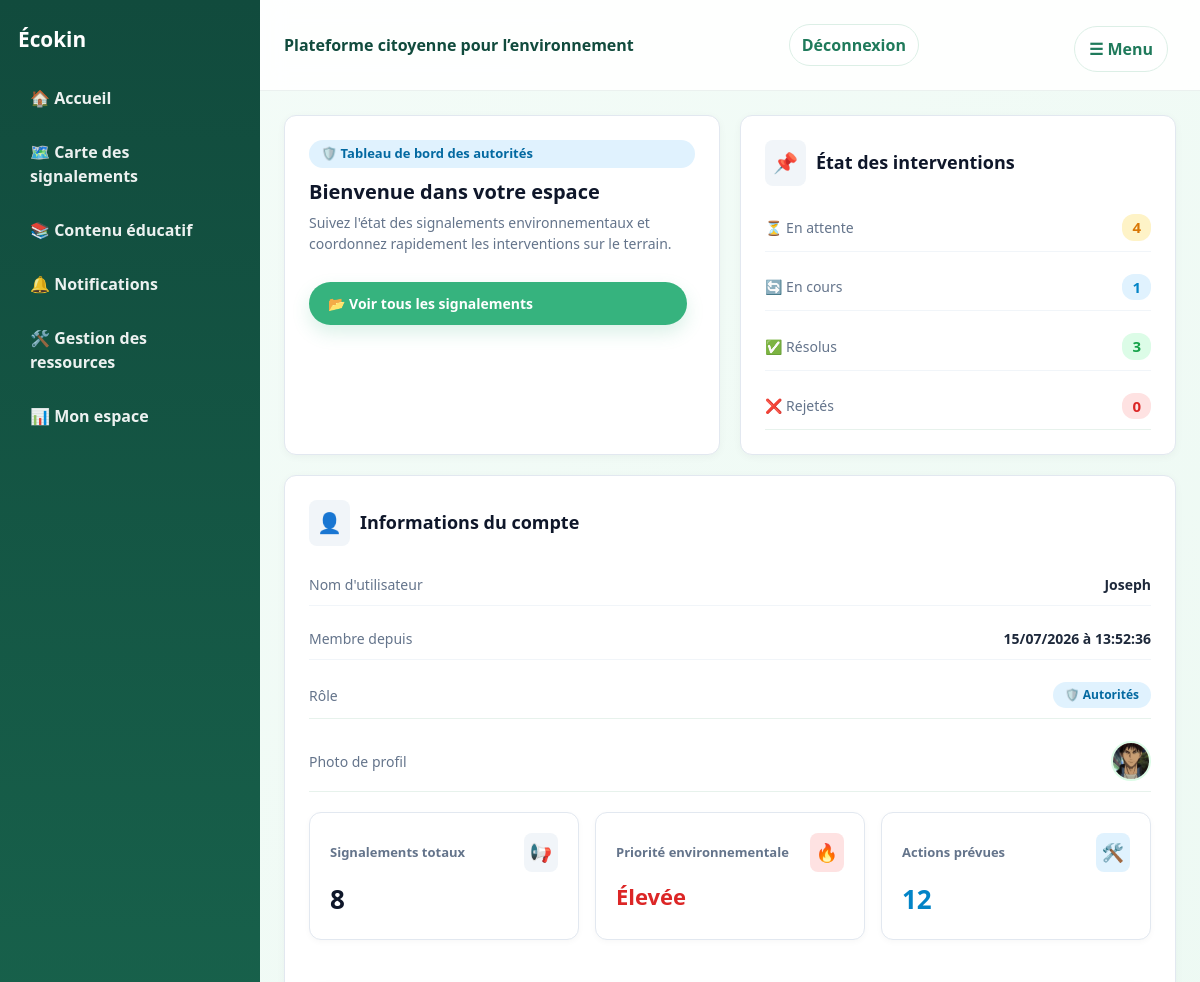
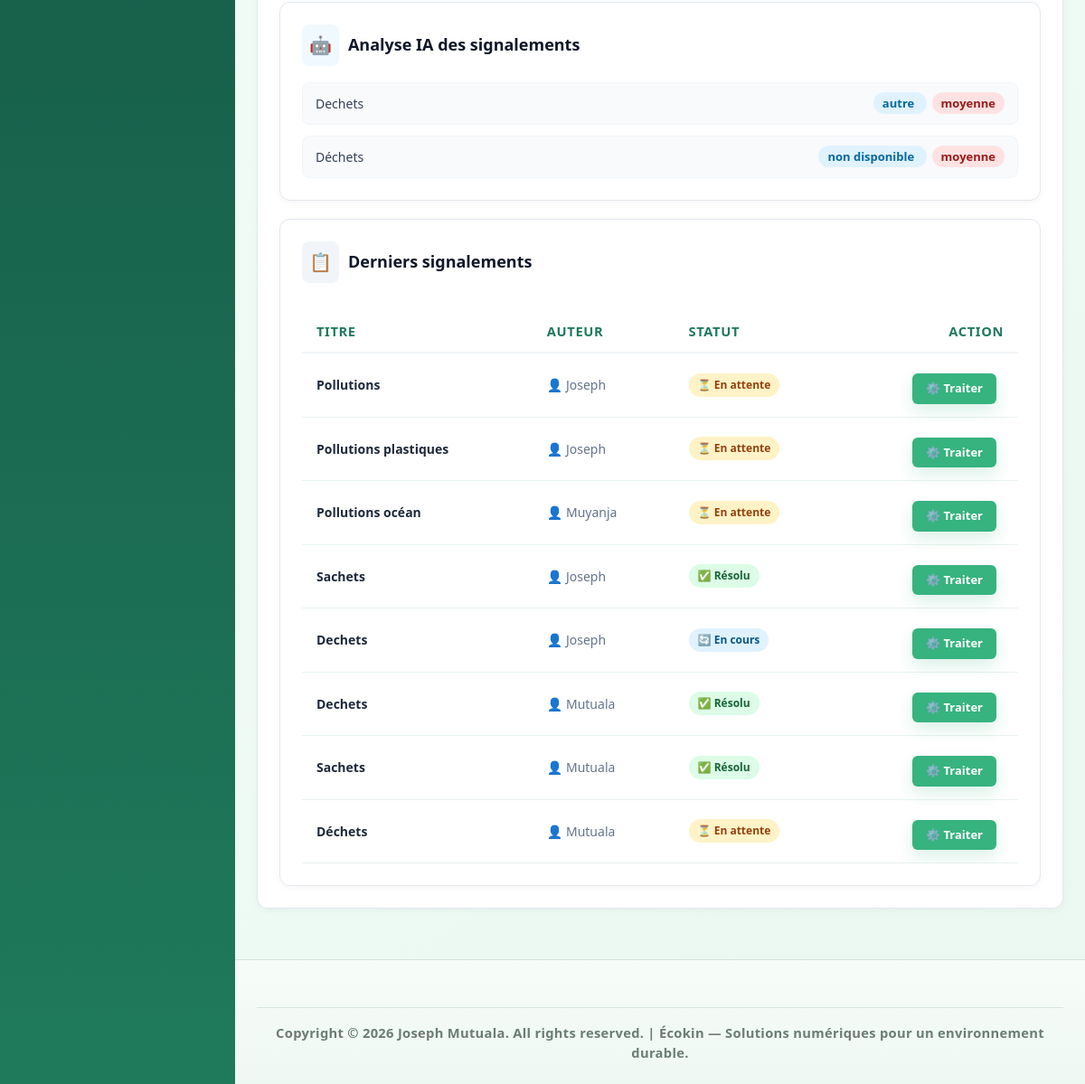
The page /mon-espace/ (signed in) on the database as committed earlier (2 pictures, top to bottom).
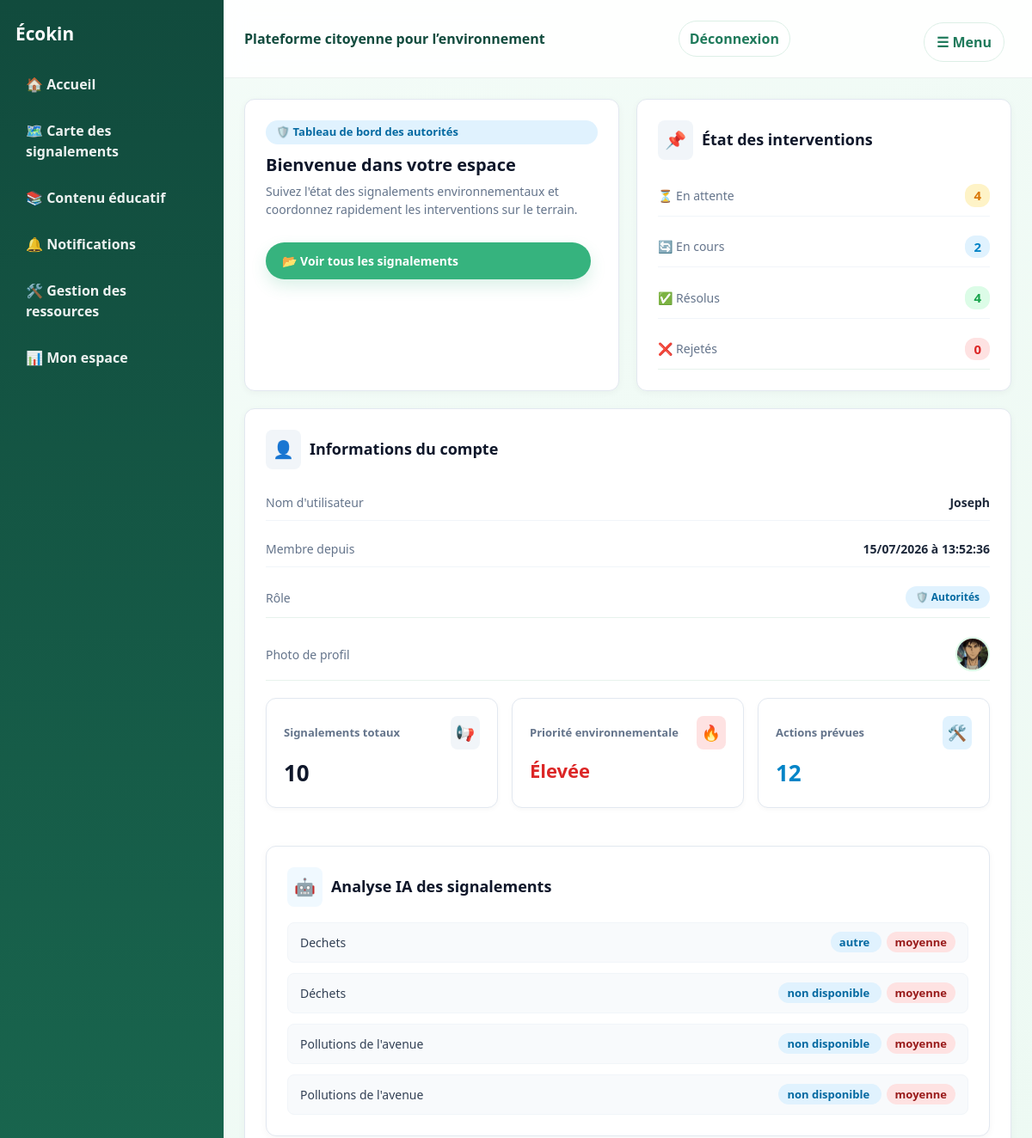
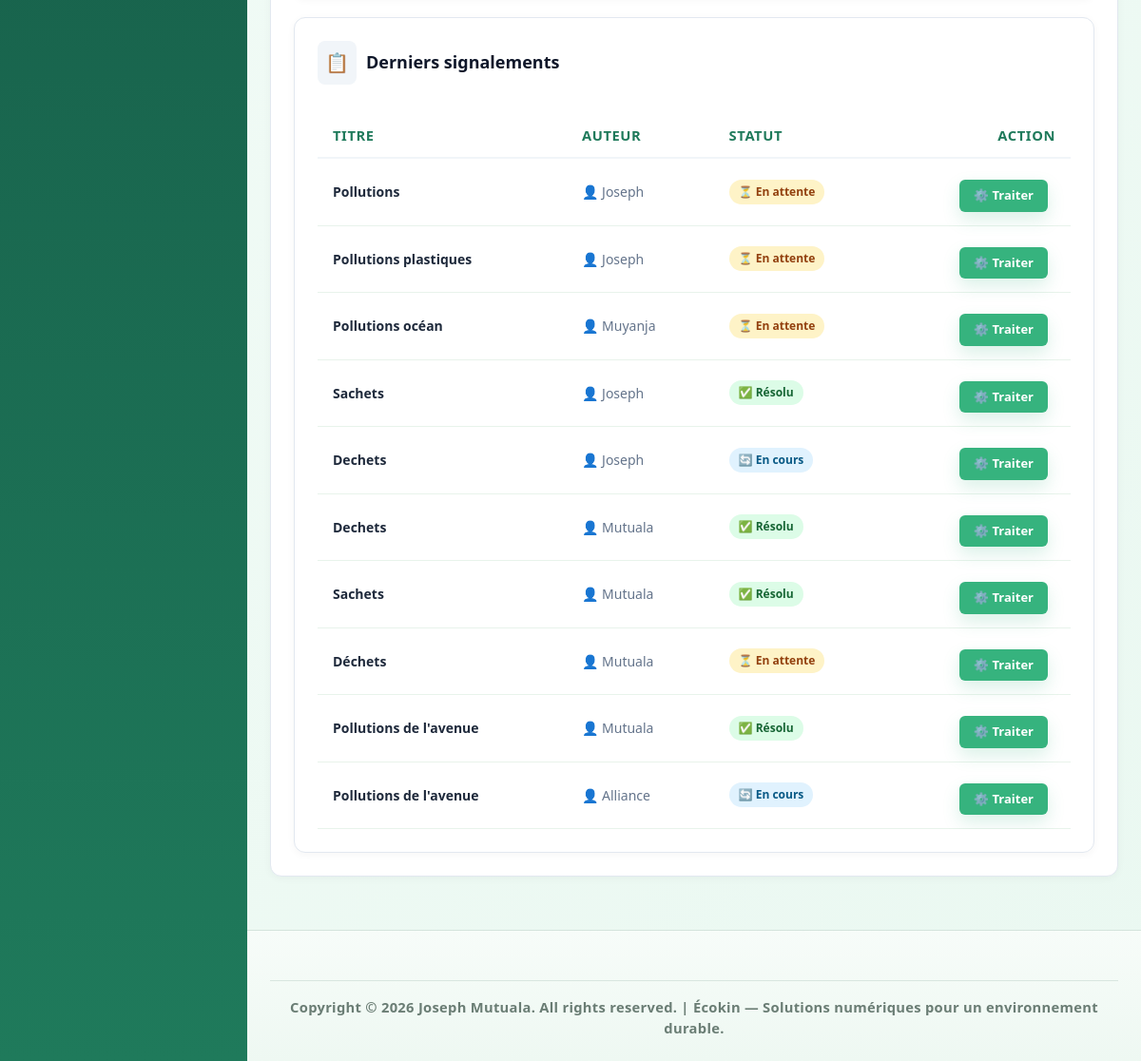
The same page on the database as committed later (2 pictures, top to bottom).
### signalements/models.py (models this page shows, shortened)
class Signalements(models.Model):
    STATUT_CHOICES = [
        ('en_attente', 'En attente'),
        ('en_cours', 'En cours'),
        ('resolu', 'Résolu'),
        ('rejete', 'Rejeté'),
    ]
    titre = models.CharField(max_length=200, help_text="Entrez le titre du signalement")
    description = models.TextField()
    photo = models.ImageField(upload_to = 'signalements/', blank=True, null=True)
    latitude = models.DecimalField(max_digits= 9, decimal_places= 6)
    longitude = models.DecimalField(max_digits= 9, decimal_places= 6)
    statut = models.CharField(max_length=20, choices=STATUT_CHOICES, default='en_attente')
    date_creation = models.DateTimeField(auto_now_add= True)
    analyse_ia = models.TextField(blank=True, null=True)
    utilisateur = models.ForeignKey(settings.AUTH_USER_MODEL, on_delete=models.CASCADE, related_name = 'signalements')

### accounts/models.py (models this page shows, shortened)
class Utilisateur(AbstractUser):
    ROLE_CHOICES = [
        ('citoyens', 'Citoyens'),
        ('autorités', 'Autorités'),
        ('ong', 'Ong'),
        ('admin', 'Administrateur'),
    ]
    telephone = models.CharField(max_length= 50, blank=True, help_text="Entrez votre numero ici")
    adresse = models.CharField(max_length= 255, blank=True, help_text="Entrez votre adresse ici")
    photo = models.ImageField(upload_to='profils/', blank=True, null=True)
    role = models.CharField(max_length=20, choices=ROLE_CHOICES, default='citoyens')

### dashboard/views.py (the view, shortened to what this page needs)
# urls.py: path('mon-espace/', views.basculer_vers_espace, name='aller_a_mon_espace'),
@login_required
def basculer_vers_espace(request):
    if request.user.role == "citoyens":
        mes_signalements = Signalements.objects.filter(utilisateur=request.user)
        notifications = Notifications.objects.filter(utilisateur=request.user).order_by('date_creation')
        notifications_non_lues = notifications.filter(lu=False).count()
        contexte = {
            'total_signalements': mes_signalements.count(),
            'en_attente': mes_signalements.filter(statut='en_attente').count(),
            'en_cours': mes_signalements.filter(statut='en_cours').count(),
            'resolus': mes_signalements.filter(statut='resolu').count(),
            'rejetes': mes_signalements.filter(statut='rejete').count(),
            'notifications': notifications,
            'notifications_non_lues': notifications_non_lues,
        }
        return render(request, "dashboard/dashboard_Citoyens.html", contexte)
    elif request.user.role == "autorités":
        mes_signalements = Signalements.objects.all().order_by("date_creation")
        analyses = []
        for signalement in mes_signalements:
            if signalement.photo:
                try:
                    result = analyser_image(signalement.photo)
                    analyses.append({
                        'titre': signalement.titre,
                        'categorie': result['categorie'],
                        'priorite': result['priorite'],
                    })
                except Exception:
                    analyses.append({
                        'titre': signalement.titre,
                        'categorie': 'non disponible',
                        'priorite': 'moyenne',
                    })
        contexte = {
            'signalements': mes_signalements,
            'total_signalements': mes_signalements.count(),
            'en_attente': mes_signalements.filter(statut='en_attente').count(),
            'en_cours': mes_signalements.filter(statut='en_cours').count(),
            'resolus': mes_signalements.filter(statut='resolu').count(),
            'rejetes': mes_signalements.filter(statut='rejete').count(),
            'analyses_ia': analyses,
        }
        return render(request, "dashboard/dashboard_autorite.html", contexte)

### signalements/ai_utils.py (called while the page is built)
def analyser_image(uploaded_file):
    img = Image.open(uploaded_file).convert('RGB')
    img = img.resize((100, 100))
    pixels = list(img.getdata())
    r = sum(p[0] for p in pixels) // len(pixels)
    g = sum(p[1] for p in pixels) // len(pixels)
    b = sum(p[2] for p in pixels) // len(pixels)
    if b > g + 40 and b > 140:
        categorie = 'eau'
        priorite = 'haute'
    elif r > 150 and g > 140 and b < 120:
        categorie = 'dechets'
        priorite = 'moyenne'
    elif r < 100 and g < 100 and b < 100:
        categorie = 'pollution'
        priorite = 'haute'
    else:
        categorie = 'autre'
        priorite = 'moyenne'
    return {
        'categorie': categorie,
        'priorite': priorite,
        'couleur': (r, g, b),
    }

### templates/dashboard/dashboard_autorite.html (shortened to what the changed rows need)
{% extends 'base.html' %}
{% block content %}
<div class="grid-2" style="display: grid; grid-template-columns: repeat(auto-fit, minmax(300px, 1fr)); gap: 20px; margin-bottom: 20px;">
    <div class="card" style="padding: 24px; background: #ffffff; border-radius: 12px; border: 1px solid #e2e8f0; box-shadow: 0 2px 8px rgba(0,0,0,0.04);">
        <div class="metric-list" style="display: flex; flex-direction: column; gap: 12px;">
            <div class="metric-row" style="display: flex; justify-content: space-between; align-items: center; padding-bottom: 10px; border-bottom: 1px solid #f1f5f9;">
                <span style="color: #64748b; font-size: 14px; display: flex; align-items: center; gap: 8px;">🔄 En cours</span>
                <strong style="color: #0284c7; font-size: 15px; font-weight: 700; background: #e0f2fe; padding: 2px 10px; border-radius: 12px;">{{ en_cours }}</strong>
            </div>
            <div class="metric-row" style="display: flex; justify-content: space-between; align-items: center; padding-bottom: 10px; border-bottom: 1px solid #f1f5f9;">
                <span style="color: #64748b; font-size: 14px; display: flex; align-items: center; gap: 8px;">✅ Résolus</span>
                <strong style="color: #16a34a; font-size: 15px; font-weight: 700; background: #dcfce7; padding: 2px 10px; border-radius: 12px;">{{ resolus }}</strong>
            </div>
        </div>
    </div>
</div>
<div class="card" style="margin-top: 20px; padding: 24px; background: #ffffff; border-radius: 12px; border: 1px solid #e2e8f0; box-shadow: 0 2px 8px rgba(0,0,0,0.04);">
<div class="dashboard-grid" style="display: grid; grid-template-columns: repeat(auto-fit, minmax(200px, 1fr)); gap: 16px; margin-top: 20px;">
    <div class="card" style="padding: 20px; background: #ffffff; border-radius: 12px; border: 1px solid #e2e8f0; box-shadow: 0 2px 6px rgba(0,0,0,0.03);">
        <div style="display: flex; justify-content: space-between; align-items: center;">
            <h3 style="margin: 0; font-size: 13px; font-weight: 600; color: #64748b;">Signalements totaux</h3>
            <span style="font-size: 18px; background: #f1f5f9; padding: 6px; border-radius: 8px;">📢</span>
        </div>
        <div class="stat-value" style="font-size: 26px; font-weight: 800; color: #0f172a; margin-top: 8px;">
            {{ total_signalements }}
        </div>
    </div>
</div>
<div class="card" style="margin-top: 20px; padding: 24px; background: #ffffff; border-radius: 12px; border: 1px solid #e2e8f0; box-shadow: 0 2px 8px rgba(0,0,0,0.04);">
    {% if analyses_ia %}
        <div class="metric-list" style="display: flex; flex-direction: column; gap: 12px;">
            {% for analyse in analyses_ia %}
                <div class="metric-row" style="display: flex; justify-content: space-between; align-items: center; padding: 12px 14px; background: #f8fafc; border-radius: 8px; border: 1px solid #f1f5f9;">
                    <span style="color: #334155; font-size: 14px; font-weight: 500;">{{ analyse.titre }}</span>
                    <strong style="font-size: 13px;">
                        <span style="background: #e0f2fe; color: #0369a1; padding: 3px 10px; border-radius: 12px; margin-right: 6px;">
                            {{ analyse.categorie }}
                        </span>
                        <span style="background: #fee2e2; color: #991b1b; padding: 3px 10px; border-radius: 12px;">
                            {{ analyse.priorite }}
                        </span>
                    </strong>
                </div>
            {% endfor %}
        </div>
    {% else %}
        <div style="text-align: center; padding: 24px; color: #94a3b8;">
            <span style="font-size: 28px; display: block; margin-bottom: 6px;">🧠</span>
            <p style="margin: 0; font-size: 14px;">Aucune analyse IA disponible pour le moment.</p>
        </div>
    {% endif %}
</div>
<div class="card table-card" style="margin-top: 20px; padding: 24px; background: #ffffff; border-radius: 12px; border: 1px solid #e2e8f0; box-shadow: 0 2px 8px rgba(0,0,0,0.04);">
    <div style="overflow-x: auto;">
        <table style="width: 100%; border-collapse: collapse; text-align: left; font-size: 14px;">
            <thead>
                <tr style="border-bottom: 2px solid #f1f5f9; color: #64748b; font-size: 13px; text-transform: uppercase; letter-spacing: 0.5px;">
                    <th style="padding: 12px 16px; font-weight: 600;">Titre</th>
                    <th style="padding: 12px 16px; font-weight: 600;">Auteur</th>
                    <th style="padding: 12px 16px; font-weight: 600;">Statut</th>
                    <th style="padding: 12px 16px; font-weight: 600; text-align: right;">Action</th>
                </tr>
            </thead>
            <tbody>
                {% for signalement in signalements %}
                    <tr style="border-bottom: 1px solid #f8fafc; transition: background 0.2s ease;">
                        <td style="padding: 14px 16px; font-weight: 600; color: #1e293b;">
                            {{ signalement.titre }}
                        </td>
                        <td style="padding: 14px 16px; color: #64748b;">
                            <span style="display: flex; align-items: center; gap: 6px;">
                                👤 {{ signalement.utilisateur.username }}
                            </span>
                        </td>
                        <td style="padding: 14px 16px;">
                            {% if signalement.statut == 'en_attente' or signalement.statut == 'EN_ATTENTE' %}
                                <span style="background: #fef3c7; color: #92400e; padding: 4px 10px; border-radius: 20px; font-size: 12px; font-weight: 600; display: inline-flex; align-items: center; gap: 4px;">
                                    ⏳ {{ signalement.get_statut_display }}
                                </span>
                            {% elif signalement.statut == 'en_cours' or signalement.statut == 'EN_COURS' %}
                                <span style="background: #e0f2fe; color: #075985; padding: 4px 10px; border-radius: 20px; font-size: 12px; font-weight: 600; display: inline-flex; align-items: center; gap: 4px;">
                                    🔄 {{ signalement.get_statut_display }}
                                </span>
                            {% elif signalement.statut == 'resolu' or signalement.statut == 'RESOLU' %}
                                <span style="background: #dcfce7; color: #166534; padding: 4px 10px; border-radius: 20px; font-size: 12px; font-weight: 600; display: inline-flex; align-items: center; gap: 4px;">
                                    ✅ {{ signalement.get_statut_display }}
                                </span>
                            {% elif signalement.statut == 'rejete' or signalement.statut == 'REJETE' %}
                                <span style="background: #fee2e2; color: #991b1b; padding: 4px 10px; border-radius: 20px; font-size: 12px; font-weight: 600; display: inline-flex; align-items: center; gap: 4px;">
                                    ❌ {{ signalement.get_statut_display }}
                                </span>
                            {% else %}
                                <span style="background: #f1f5f9; color: #475569; padding: 4px 10px; border-radius: 20px; font-size: 12px; font-weight: 600;">
                                    {{ signalement.get_statut_display }}
                                </span>
                            {% endif %}
                        </td>
                        <td style="padding: 14px 16px; text-align: right;">
                            <a href="{% url 'traiter' signalement.pk %}" class="btn" style="padding: 6px 14px; font-size: 13px; font-weight: 600; text-decoration: none; border-radius: 6px; display: inline-flex; align-items: center; gap: 4px;">
                                ⚙️ Traiter
                            </a>
                        </td>
                    </tr>
                {% endfor %}
            </tbody>
        </table>
    </div>
</div>
{% endblock %}

Rows that differ between the two databases and show on the page:
added Signalements: titre "Pollutions de l'avenue", titre "Pollutions de l'avenue", utilisateur.username "Mutuala", statut "Résolu"
added Signalements: titre "Pollutions de l'avenue", titre "Pollutions de l'avenue", utilisateur.username "Alliance", statut "En cours"
Other text that changed with them:
{{ en_cours }}: "1" → "2"
{{ resolus }}: "3" → "4"
{{ total_signalements }}: "8" → "10"
new list line: "non disponible moyenne"
